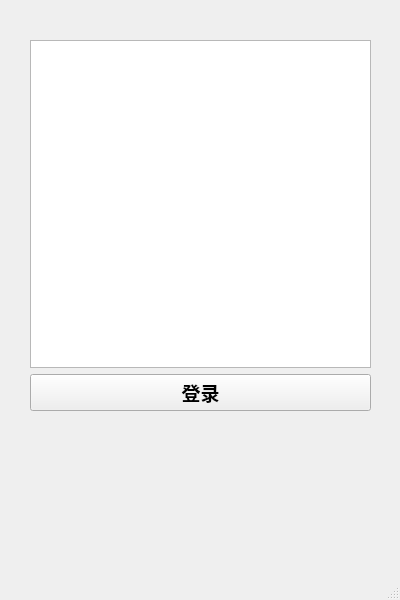
<?xml version="1.0" encoding="UTF-8"?>
<ui version="4.0">
 <class>MainWindow</class>
 <widget class="QMainWindow" name="MainWindow">
  <property name="geometry">
   <rect>
    <x>0</x>
    <y>0</y>
    <width>400</width>
    <height>600</height>
   </rect>
  </property>
  <property name="minimumSize">
   <size>
    <width>400</width>
    <height>600</height>
   </size>
  </property>
  <property name="maximumSize">
   <size>
    <width>400</width>
    <height>600</height>
   </size>
  </property>
  <property name="windowTitle">
   <string>MainWindow</string>
  </property>
  <widget class="QWidget" name="centralwidget">
   <widget class="QWidget" name="verticalLayoutWidget">
    <property name="geometry">
     <rect>
      <x>30</x>
      <y>40</y>
      <width>341</width>
      <height>371</height>
     </rect>
    </property>
    <layout class="QVBoxLayout" name="verticalLayout">
     <item>
      <widget class="QGraphicsView" name="loginQR"/>
     </item>
     <item>
      <widget class="QPushButton" name="loginButton">
       <property name="font">
        <font>
         <pointsize>14</pointsize>
         <weight>75</weight>
         <bold>true</bold>
        </font>
       </property>
       <property name="text">
        <string>登录</string>
       </property>
       <property name="checkable">
        <bool>false</bool>
       </property>
      </widget>
     </item>
    </layout>
   </widget>
  </widget>
  <widget class="QStatusBar" name="statusbar"/>
 </widget>
 <resources/>
 <connections/>
</ui>
